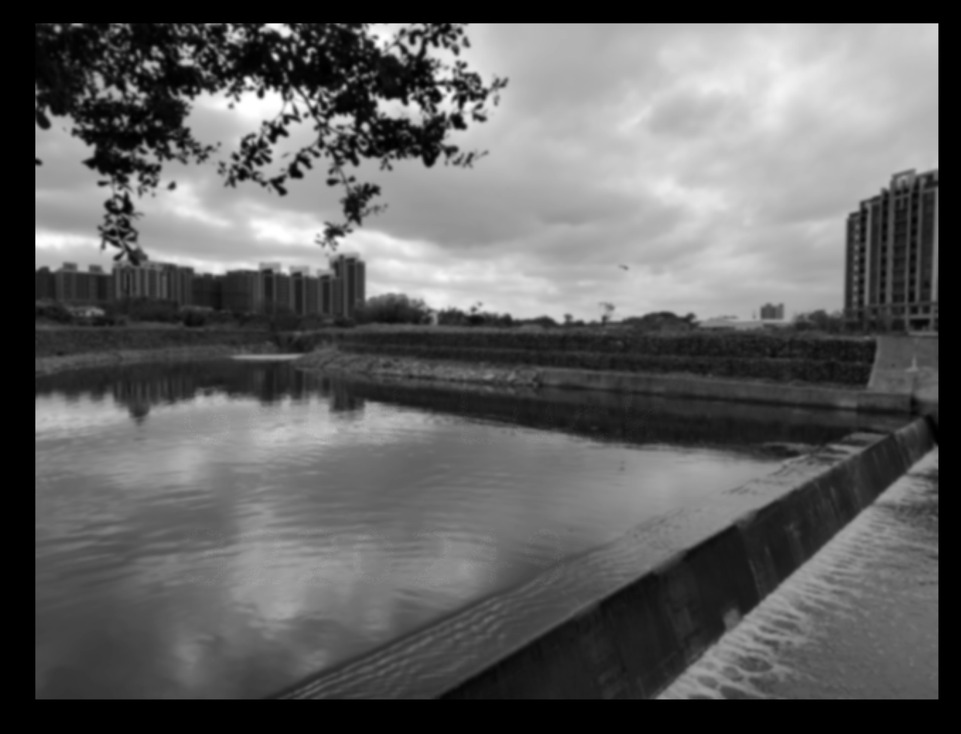
#> input picture fin/taiwan2.png, 961 x 734 px, shrunk from 1282 x 980 before the run
$ python task2.py
#> lines starting #> are read from the running program, lines starting #| are printed output that depends on the picture; after the words box and inside, x2 and y2 are one past the last pixel; in counts of white or black regions, pixels touching at a corner belong together
import cv2 as cv
import numpy as np

# Somebody put text by implementing the following code:
# text_img = cv.putText( text_img, secret, (x,y), 1, 1, (255,255,0), 5 )

# And also he hide the text by implementing the following code:
# new_img = alpha * text_img + (1 - alpha) * img

# Now I get the new image only, how can I get the secret text?
new_img = cv.imread("taiwan2.png")
#> new_img is the input picture: shape (734, 961, 3); min 0, max 255, mean 96.7

# Use the Edge Detection to get the secret text
gray = cv.cvtColor(new_img, cv.COLOR_BGR2GRAY)
edges = cv.Canny(gray, 0, 0, apertureSize=3)
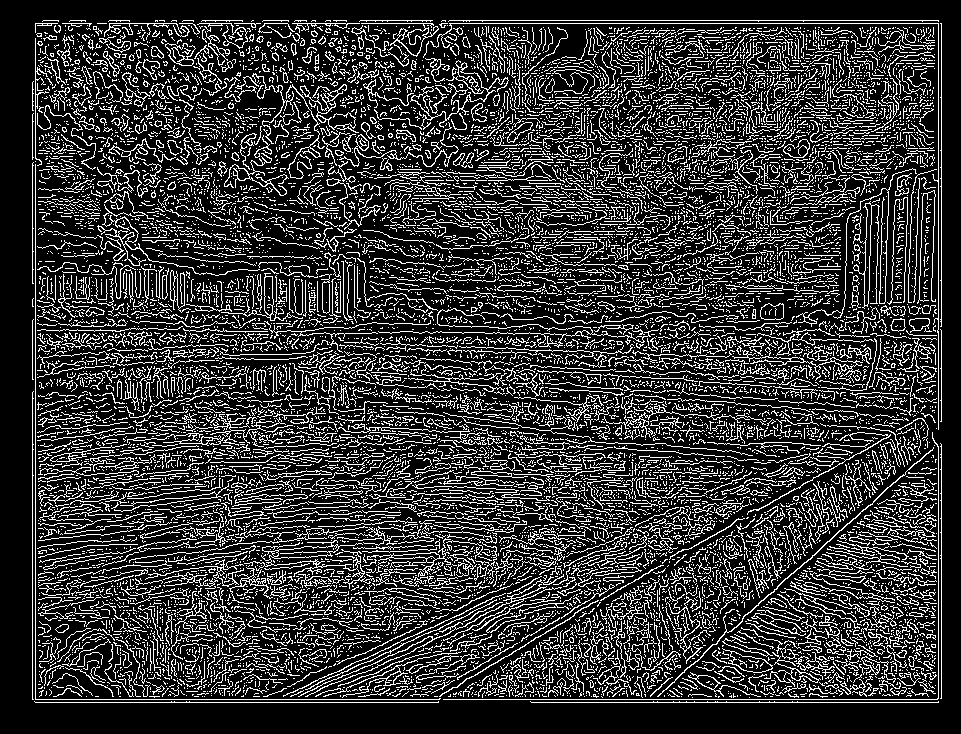
#> edges: shape (734, 961); 20.8% white in thin lines or dots, all inside (x1, y1, x2, y2) = (32, 20, 942, 703)
lines = cv.HoughLines(edges, 1, np.pi / 180, 200)

# Show the edges and lines
cv.imshow("edges", edges)
cv.waitKey(0)
cv.destroyAllWindows()

$ run again, with fin/abstract_lines.png copied over fin/taiwan2.png
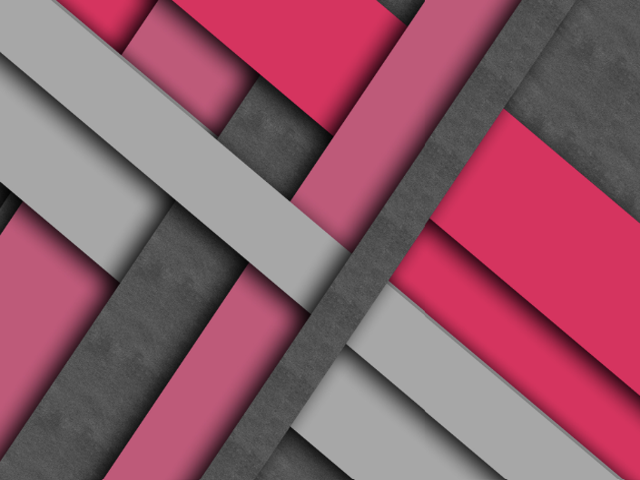
#> input picture fin/abstract_lines.png, 640 x 480 px
#> new_img is the input picture: shape (480, 640, 3); mean B, G, R 106.6, 91.4, 144.8
#> `gray = cv.cvtColor(new_img, cv.COLOR_BGR2GRAY)`:
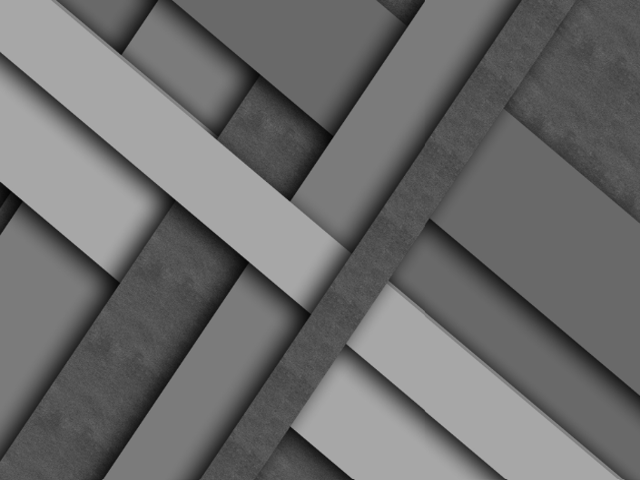
#> gray: shape (480, 640); min 3, max 175, mean 109
#> `edges = cv.Canny(gray, 0, 0, apertureSize=3)`:
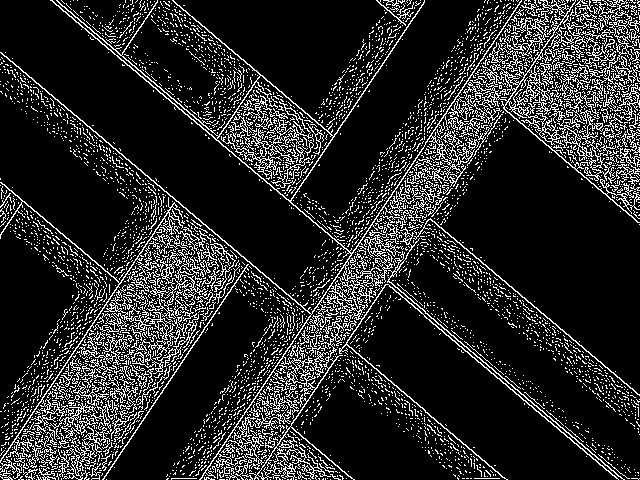
#> edges: shape (480, 640); 15.6% white in thin lines or dots
#> lines = 354 rows, first 8: [433, 0.593], [353, 0.593], [40, 2.27], [-32, 2.27], [257, 0.593], [443, 0.785], [457, 0.785], [448, 0.785]
